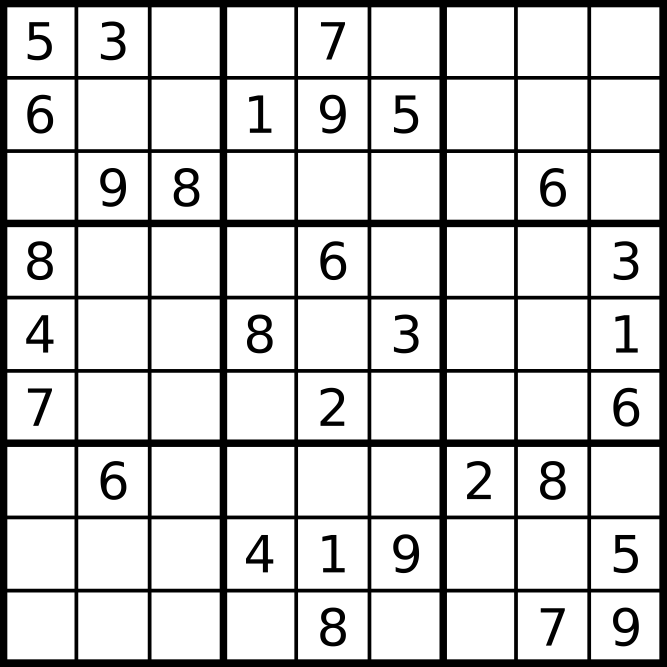
#> input picture input.png, 2000 x 2000 px (shown at 1/3 size)
$ python -i sudoku.py   (imports and definitions only)
#> lines starting #> are read from the running program, lines starting #| are printed output that depends on the picture; after the words box and inside, x2 and y2 are one past the last pixel; in counts of white or black regions, pixels touching at a corner belong together
# imports
import cv2
import numpy as np
from board import Board
from PIL import Image
import pytesseract


class Sudoku:
    TES_CONFIG = "--psm 10 -c tessedit_char_whitelist=123456789"
    WAIT_TIME = 0
    MAX_HEIGHT = int(1000)
    file_name = ""

    def __init__(self, file_name) -> None:
        self.file_name = file_name

    def read_file(self, filename: str) -> np.ndarray:
        return cv2.imread(filename)

    def resize(self, img: np.ndarray, max_height=MAX_HEIGHT) -> np.ndarray:
        if len(img) > max_height:
            new_height = max_height
            new_width = len(img[0]) / (len(img) / max_height)
            return cv2.resize(img, (int(new_height), int(new_width)))
        return img

    def show(self, image: np.ndarray, text: str) -> None:
        """
        Shows the image
        """
        img = image.copy()
        img = self.resize(img=img, max_height=500)
        cv2.imshow(text, img)
        cv2.waitKey(0)
        cv2.destroyAllWindows()

    def remove_rows(self, img: np.ndarray) -> np.ndarray:
        """
        Removes horizontal lines from image
        """
        img2 = img.copy()
        rows_to_del = []

        for i, row in enumerate(img2):
            if max(row) == min(row):
                rows_to_del.append(i)

        for i in reversed(rows_to_del):
            img2 = np.delete(img2, i, 0)

        return img2

    def remove_cols(self, img: np.ndarray) -> np.ndarray:
        """
        Removes vertical lines from image
        """
        return np.transpose(self.remove_rows(np.transpose(img)))

    def read_digit(self, img) -> float:
        """
        Converts image of a number to float
        """
        pil = Image.fromarray(img.astype("uint8"))
        num = pytesseract.image_to_string(pil, config=self.TES_CONFIG)
        if num == "":
            return 0.0
        return float(num)

    def preprocess(self, img: np.ndarray) -> np.ndarray:
        # convert to grayscale
        gray = cv2.cvtColor(img, cv2.COLOR_BGR2GRAY)
        # apply gaussian blur
        blur = cv2.GaussianBlur(gray, (5, 5), 0)
        # apply threshold/morph
        thresh = cv2.threshold(blur, 0, 255, cv2.THRESH_BINARY_INV | cv2.THRESH_OTSU)[1]
        kernel = cv2.getStructuringElement(cv2.MORPH_ELLIPSE, (1, 5))
        img = cv2.morphologyEx(thresh, cv2.MORPH_OPEN, kernel)
        # remove row and column lines
        img = self.remove_cols(img)
        return self.remove_rows(img)

    def define_digit_boxes(self, img, display=False) -> list:
        cnts, _ = cv2.findContours(
            img.copy(), cv2.RETR_EXTERNAL, cv2.CHAIN_APPROX_SIMPLE
        )
        boxes = []
        for c in cnts:
            box = cv2.boundingRect(c)
            if 500 > box[2] > 5 and 500 > box[3] > 5:
                boxes.append(box)

        if display:
            img2 = img.copy()
            for (x, y, w, h) in boxes:
                cx = x / (len(img) / 9)
                cy = y / (len(img[0]) / 9)
                print(cx, cy)
                string = "({}, {})".format(int(cx), int(cy))
                cv2.rectangle(img2, (x, y), (x + w, y + h), (0, 255, 0), 3)
                cv2.putText(
                    img2,
                    string,
                    (x + w - 60, y + h + 20),
                    color=(255, 0, 0),
                    fontFace=1,
                    fontScale=1,
                )
            self.show(img2, text="Mapped Image")

        return boxes

    def populate_board(self, img: np.ndarray, boxes: list) -> list[list[int]]:
        """
        Populates board with OCR'd numbers from img
        """
        board = np.zeros((9, 9))
        for (x, y, w, h) in boxes:
            cx = x / (len(img) / 9)
            cy = y / (len(img[0]) / 9)
            cx, cy = int(cx), int(cy)
            board[cx][cy] = self.read_digit(
                img[y - 10 : y + h + 10, x - 10 : x + w + 10]
            )

        board = np.transpose(board).tolist()
        return [[int(x) for x in row] for row in board]

    def paint_answers(self, img, answers):
        img = img.copy()
        factor = len(img) / 9
        for x, row in enumerate(answers):
            for y, val in enumerate(row):
                if val > 0:
                    cv2.putText(
                        img,
                        str(val),
                        (int((y + 0.25) * factor), int((x + 0.8) * factor)),
                        fontFace=cv2.FONT_HERSHEY_COMPLEX,
                        color=(144, 5, 250),
                        thickness=3,
                        fontScale=3,
                        lineType=cv2.LINE_AA,
                    )

        return img

    def solve(self):
        # read and resize image
        img = self.read_file(filename=self.file_name)
#> in read_file, returned value is the input picture: shape (2000, 2000, 3); min 0, max 255, mean 210
        img = self.resize(img)
#> in resize, `new_width = len(img[0]) / (len(img) / max_height)`: new_width = 1000

        # copy and show image
        original = img.copy()
        # self.show(original, "Original Image")

        # process the image
        preprocessed = self.preprocess(img)
#> in preprocess, `thresh = cv2.threshold(blur, 0, 255, cv2.THRESH_BINARY_INV | cv2.THRES..`:
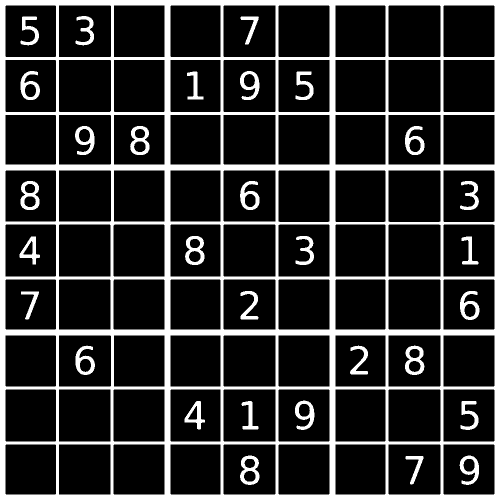
#> thresh: shape (1000, 1000) (shown at 1/2 size); 18.5% white; 31 white regions, largest, box (x1, y1, x2, y2) and area: (0, 0, 1000, 1000) 157052, (810, 691, 849, 750) 1140, (370, 472, 409, 530) 1137
#> in preprocess, `img = cv2.morphologyEx(thresh, cv2.MORPH_OPEN, kernel)`: img: shape (1000, 1000); 18.5% white; 31 white regions, largest, box (x1, y1, x2, y2) and area: (0, 0, 1000, 1000) 157052, (810, 691, 848, 750) 1136, (371, 472, 409, 530) 1133
#> in remove_rows, `img2 = img.copy()`:
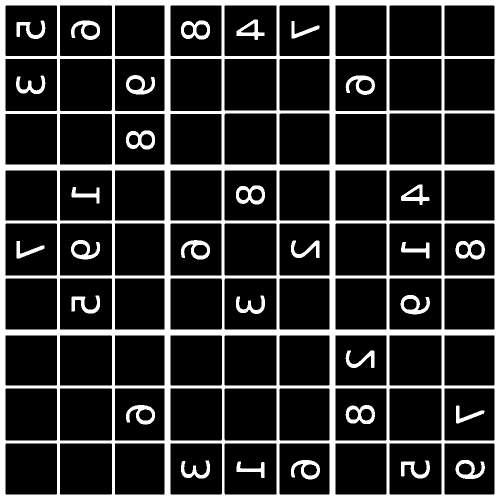
#> img2: shape (1000, 1000) (shown at 1/2 size); 18.5% white; 31 white regions, largest, box (x1, y1, x2, y2) and area: (0, 0, 1000, 1000) 157052, (691, 810, 750, 848) 1136, (472, 371, 530, 409) 1133
#> after the loop in remove_rows, `for i, row in enumerate(img2):`: rows_to_del = 81 values from 0 to 999
#> the loop in remove_rows, `for i in reversed(rows_to_del):` made 81 passes
#> i on passes 1 to 12: 999, 998, 997, 996, 995, 994, 993, 992, 991, 990, 989, 886
#> after the loop in remove_rows, `for i in reversed(rows_to_del):`:
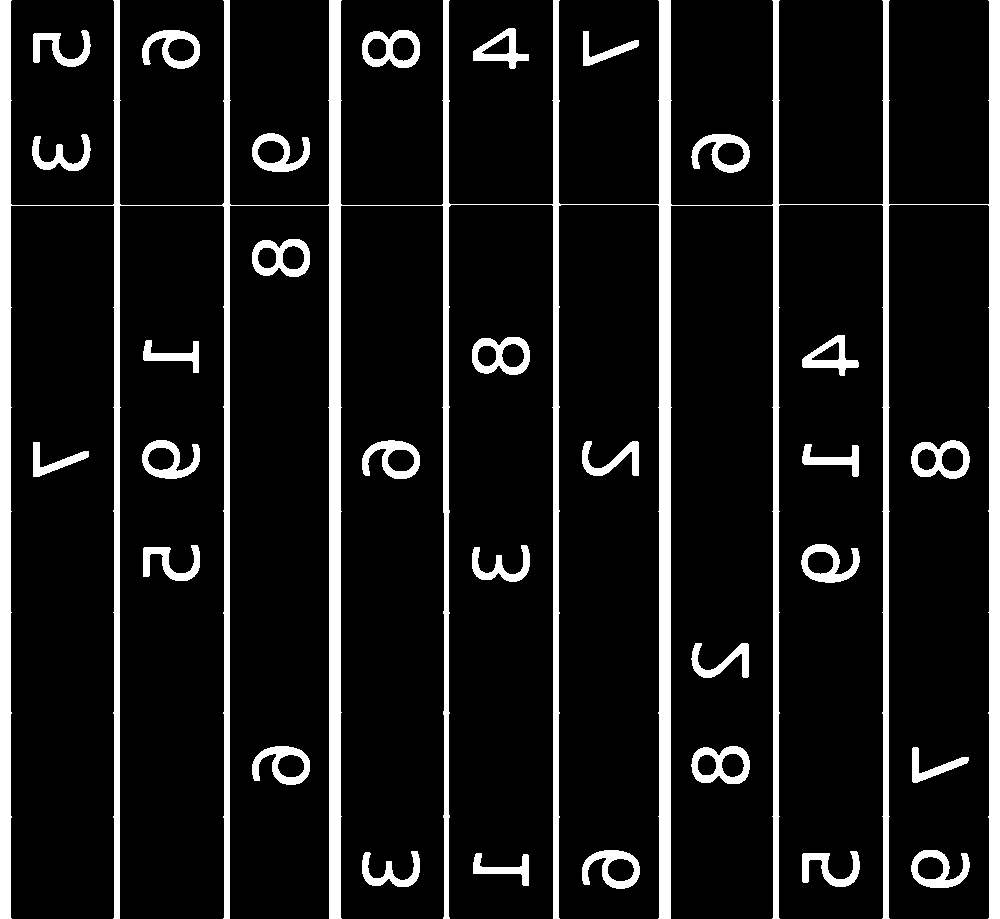
#> img2: shape (919, 1000); 11.3% white; 31 white regions, largest, box (x1, y1, x2, y2) and area: (0, 0, 1000, 919) 76052, (691, 746, 750, 784) 1136, (472, 337, 530, 375) 1133
#> in remove_cols, `return np.transpose(self.remove_rows(np.transpose(img)))`:
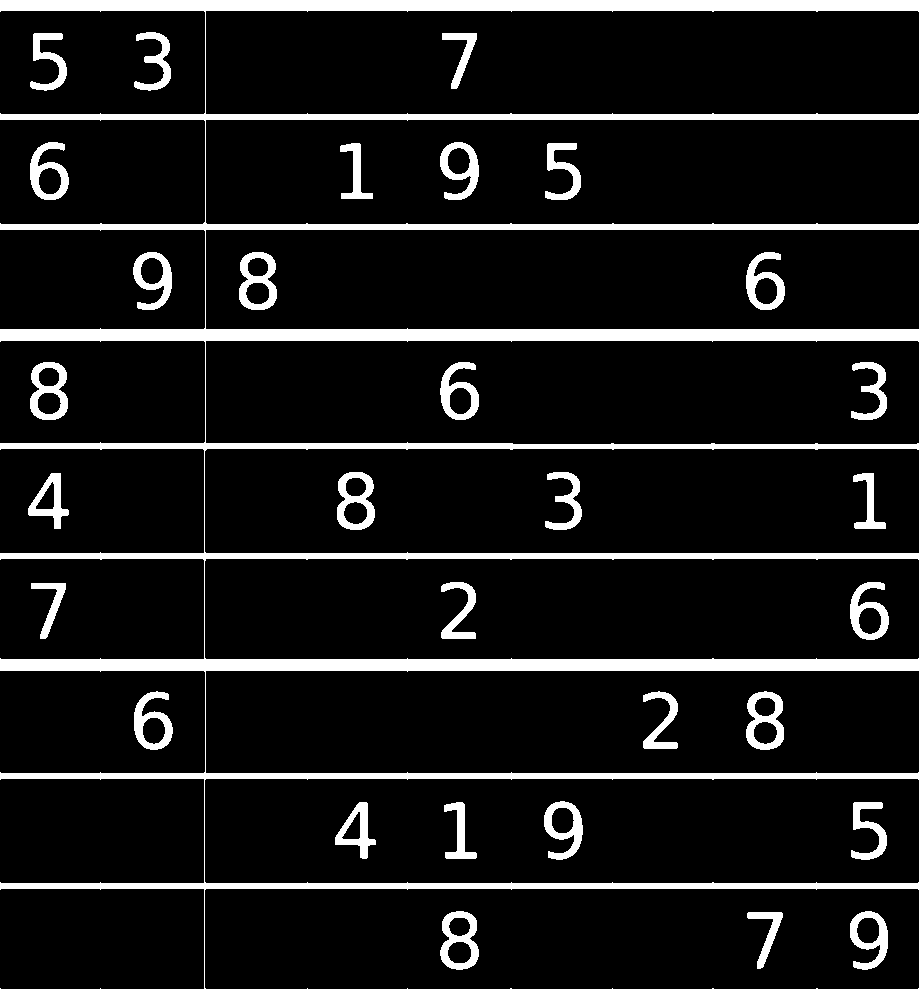
#> returned value: shape (1000, 919); 11.3% white; 31 white regions, largest, box (x1, y1, x2, y2) and area: (0, 0, 919, 1000) 76052, (746, 691, 784, 750) 1136, (337, 472, 375, 530) 1133
#> the loop in remove_rows (call 2), `for i in reversed(rows_to_del):` made 81 passes
#> pass 1, in remove_rows (call 2), `img2 = np.delete(img2, i, 0)`:
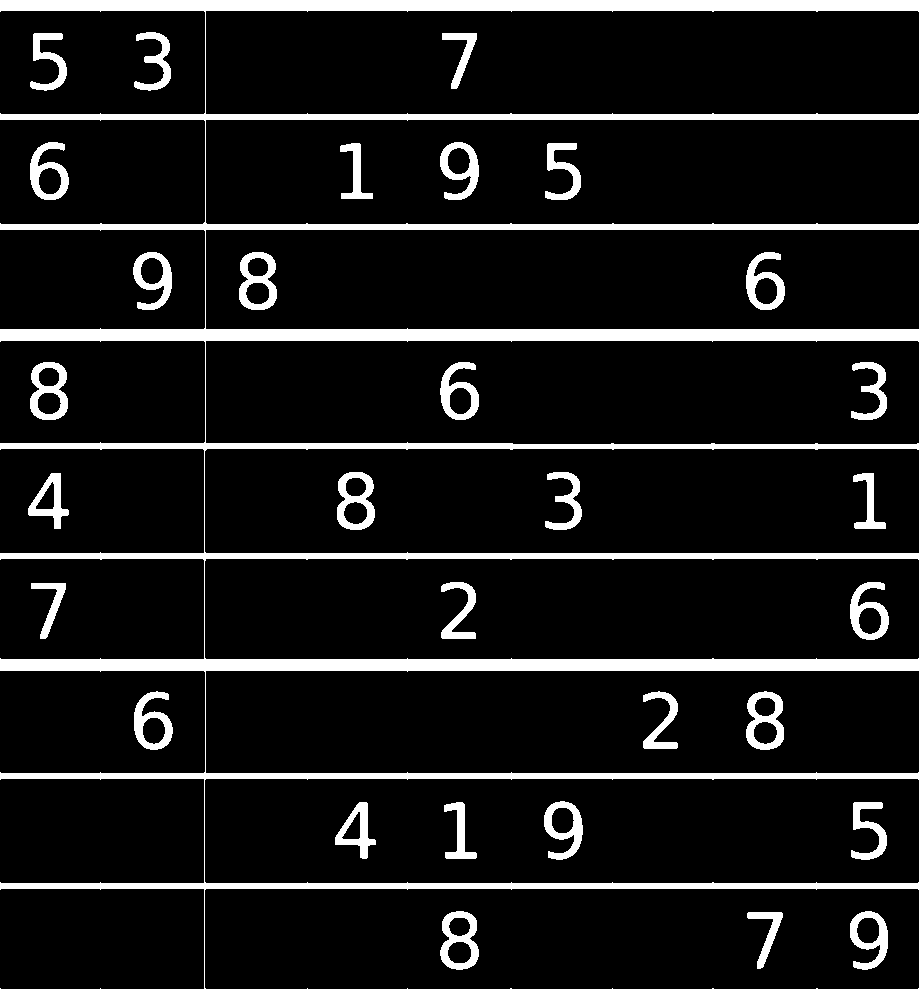
#> img2: shape (999, 919); 11.2% white; 31 white regions, largest, box (x1, y1, x2, y2) and area: (0, 0, 919, 999) 75133, (746, 691, 784, 750) 1136, (337, 472, 375, 530) 1133
#> after the loop in remove_rows (call 2), `for i in reversed(rows_to_del):`:
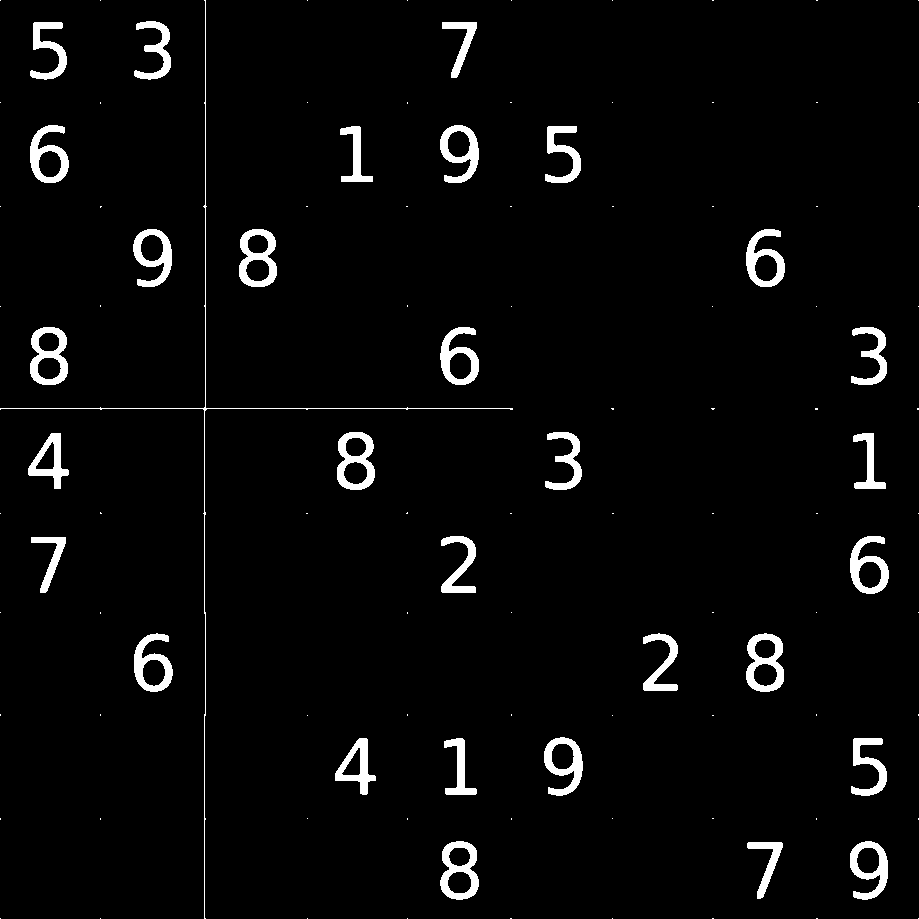
#> img2: shape (919, 919); 3.5% white; 112 white regions (81 under 20 px)
        boxes = self.define_digit_boxes(preprocessed)
#> in define_digit_boxes, `cnts, _ = cv2.findContours( img.copy(), cv2.RETR_EXTERNAL, cv2.CHAIN_A..`: cnts = 112 contours, 81 with area under 20; largest, box (x1, y1, x2, y2) and area: (746, 633, 784, 692) 1756, (440, 841, 479, 900) 1753, (337, 432, 375, 490) 1751, (30, 327, 68, 385) 1749, (239, 229, 277, 287) 1748
#> the loop in define_digit_boxes, `for c in cnts:` made 112 passes
#> box on passes 1, 4, 6, 7, 8, 9, 10, 11, 12, 16, 19, 22: (918, 918, 1, 1), (612, 918, 1, 1), (407, 918, 1, 1), (307, 918, 1, 1), (100, 918, 1, 1), (0, 918, 1, 1), (747, 842, 36, 57), (850, 841, 38, 59), (440, 841, 39, 59), (612, 818, 1, 1), (307, 818, 1, 1), (851, 738, 36, 58)
#> (c, box) on passes 2, 3, 5, 13, 14, 15: ([[816, 918], [817, 918]], (816, 918, 2, 1)), ([[712, 918], [713, 918]], (712, 918, 2, 1)), ([[510, 918], [511, 918]], (510, 918, 2, 1)), ([[918, 818], [918, 819]], (918, 818, 1, 2)), ([[816, 818], [816, 819]], (816, 818, 1, 2)), ([[712, 818], [713, 818]], (712, 818, 2, 1))
#> after the loop in define_digit_boxes, `for c in cnts:`: boxes = 30 items, first 6: (747, 842, 36, 57), (850, 841, 38, 59), (440, 841, 39, 59), (851, 738, 36, 58), (444, 738, 33, 57), (335, 738, 41, 57)

        # solve the sudoku
        board = self.populate_board(preprocessed, boxes)
#> the loop in populate_board, `for (x, y, w, h) in boxes:` made 1 pass
#> (x, y, w, h, cx, cy) on pass 1: (747, 842, 36, 57, 7, 8)
#> pass 1, in read_digit, `pil = Image.fromarray(img.astype("uint8"))`:
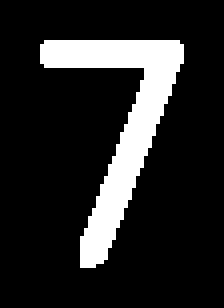
#> pil: PIL image 56x77 L (shown 4 times larger); 15.1% white; 1 white region, box (x1, y1, x2, y2) and area: (10, 10, 46, 67) 650
        answers = Board(board).solve()

        # put solution to image and show image
        result_img = self.paint_answers(original, answers)
        # self.show(result_img, "OUTPUT")
        cv2.imwrite("output.png", result_img)

#> (the run stopped early here; a loop or call above may not have finished)
